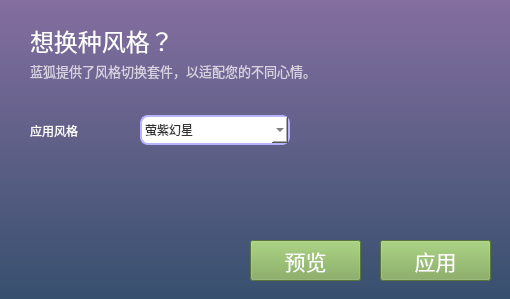
<?xml version="1.0" encoding="UTF-8"?>
<ui version="4.0">
 <class>Theme_Picker</class>
 <widget class="QMainWindow" name="Theme_Picker">
  <property name="geometry">
   <rect>
    <x>0</x>
    <y>0</y>
    <width>510</width>
    <height>299</height>
   </rect>
  </property>
  <property name="minimumSize">
   <size>
    <width>510</width>
    <height>299</height>
   </size>
  </property>
  <property name="maximumSize">
   <size>
    <width>510</width>
    <height>299</height>
   </size>
  </property>
  <property name="windowTitle">
   <string>MainWindow</string>
  </property>
  <widget class="QWidget" name="centralwidget">
   <property name="styleSheet">
    <string notr="true">background-color: qlineargradient(y1: 0, y2: 1, stop: 0 rgb(132, 110, 160), stop:1 rgb(55, 80, 110));

color: rgb(255, 255, 255); </string>
   </property>
   <widget class="QStackedWidget" name="TP_stackedWidget">
    <property name="geometry">
     <rect>
      <x>0</x>
      <y>0</y>
      <width>511</width>
      <height>301</height>
     </rect>
    </property>
    <property name="styleSheet">
     <string notr="true">background: transparent; </string>
    </property>
    <widget class="QWidget" name="main_page">
     <widget class="QLabel" name="tp_header">
      <property name="geometry">
       <rect>
        <x>30</x>
        <y>20</y>
        <width>411</width>
        <height>41</height>
       </rect>
      </property>
      <property name="font">
       <font>
        <family>Noto Mono</family>
        <pointsize>18</pointsize>
        <weight>50</weight>
        <italic>false</italic>
        <bold>false</bold>
       </font>
      </property>
      <property name="styleSheet">
       <string notr="true">font: 18pt &quot;Noto Mono&quot;;</string>
      </property>
      <property name="text">
       <string>想换种风格？</string>
      </property>
     </widget>
     <widget class="QLabel" name="main_prompt">
      <property name="geometry">
       <rect>
        <x>30</x>
        <y>110</y>
        <width>101</width>
        <height>41</height>
       </rect>
      </property>
      <property name="minimumSize">
       <size>
        <width>0</width>
        <height>40</height>
       </size>
      </property>
      <property name="styleSheet">
       <string notr="true">font: 14pt &quot;Noto Mono&quot;;</string>
      </property>
      <property name="text">
       <string>应用风格</string>
      </property>
      <property name="wordWrap">
       <bool>true</bool>
      </property>
     </widget>
     <widget class="QLabel" name="information_prompt">
      <property name="geometry">
       <rect>
        <x>30</x>
        <y>60</y>
        <width>441</width>
        <height>21</height>
       </rect>
      </property>
      <property name="maximumSize">
       <size>
        <width>16777215</width>
        <height>50</height>
       </size>
      </property>
      <property name="font">
       <font>
        <family>Noto Mono</family>
        <pointsize>10</pointsize>
        <weight>50</weight>
        <italic>false</italic>
        <bold>false</bold>
       </font>
      </property>
      <property name="styleSheet">
       <string notr="true">font: 10pt &quot;Noto Mono&quot;;
color: rgba(255, 255, 255, 180);</string>
      </property>
      <property name="text">
       <string>蓝狐提供了风格切换套件，以适配您的不同心情。</string>
      </property>
      <property name="wordWrap">
       <bool>true</bool>
      </property>
     </widget>
     <widget class="QPushButton" name="tp_apply_btn">
      <property name="geometry">
       <rect>
        <x>380</x>
        <y>240</y>
        <width>111</width>
        <height>41</height>
       </rect>
      </property>
      <property name="styleSheet">
       <string notr="true">QPushButton {
	background-color: rgb(124,166,82);
}
QPushButton:hover {
	background-color: rgb(171,228,113);
}
QPushButton:pressed {	
	background-color: rgb(87,116,57);
}
QPushButton {
	font-size:16pt; color: rgb(255, 255, 255);
}</string>
      </property>
      <property name="text">
       <string>应用</string>
      </property>
     </widget>
     <widget class="QComboBox" name="tp_combo">
      <property name="geometry">
       <rect>
        <x>140</x>
        <y>115</y>
        <width>150</width>
        <height>30</height>
       </rect>
      </property>
      <property name="sizePolicy">
       <sizepolicy hsizetype="Preferred" vsizetype="Fixed">
        <horstretch>0</horstretch>
        <verstretch>0</verstretch>
       </sizepolicy>
      </property>
      <property name="minimumSize">
       <size>
        <width>0</width>
        <height>30</height>
       </size>
      </property>
      <property name="maximumSize">
       <size>
        <width>150</width>
        <height>16777215</height>
       </size>
      </property>
      <property name="styleSheet">
       <string notr="true">QComboBox {
    border: 2px solid rgb(185, 179, 255);
    border-radius: 8px;
    padding: 1px 18px 1px 3px;
		color: rgb(51, 51, 51);
}

QComboBox:editable {
    background: rgb(240, 250, 254);
}

QComboBox:!editable, QComboBox::drop-down:editable {
		background: white;
}

/* QComboBox gets the &quot;on&quot; state when the popup is open */
QComboBox:!editable:on, QComboBox::drop-down:editable:on {
    /* background: white; */
    background: rgb(239, 239, 239);
		color: rgb(147, 123, 171);
		font-weight: bold;
		/* color: rgb(255, 255, 255); */
}

QComboBox:!enabled {
    background: white;
}

QComboBox:on { /* shift the text when the popup opens */
    padding-top: 3px;
    padding-left: 4px;
}
</string>
      </property>
      <item>
       <property name="text">
        <string>萤紫幻星</string>
       </property>
      </item>
      <item>
       <property name="text">
        <string>橙黄橘绿</string>
       </property>
      </item>
      <item>
       <property name="text">
        <string>烟粉揽月</string>
       </property>
      </item>
      <item>
       <property name="text">
        <string>湖涧远黛</string>
       </property>
      </item>
      <item>
       <property name="text">
        <string>火树银花</string>
       </property>
      </item>
     </widget>
     <widget class="QPushButton" name="tp_preview_btn">
      <property name="geometry">
       <rect>
        <x>250</x>
        <y>240</y>
        <width>111</width>
        <height>41</height>
       </rect>
      </property>
      <property name="styleSheet">
       <string notr="true">QPushButton {
	background-color: rgb(124,166,82);
}
QPushButton:hover {
	background-color: rgb(171,228,113);
}
QPushButton:pressed {	
	background-color: rgb(87,116,57);
}
QPushButton {
	font-size:16pt; color: rgb(255, 255, 255);
}</string>
      </property>
      <property name="text">
       <string>预览</string>
      </property>
     </widget>
    </widget>
    <widget class="QWidget" name="page_2"/>
   </widget>
  </widget>
 </widget>
 <resources/>
 <connections/>
</ui>
